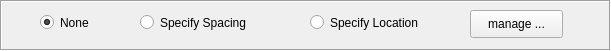
        <widget class="QFrame" name="s3SpecifyCentralization_frame">
         <property name="geometry">
          <rect>
           <x>10</x>
           <y>3</y>
           <width>611</width>
           <height>51</height>
          </rect>
         </property>
         <property name="frameShape">
          <enum>QFrame::Box</enum>
         </property>
         <property name="frameShadow">
          <enum>QFrame::Sunken</enum>
         </property>
         <widget class="QRadioButton" name="s3SpecifyLocationCentralization_radioButton">
          <property name="geometry">
           <rect>
            <x>310</x>
            <y>10</y>
            <width>145</width>
            <height>25</height>
           </rect>
          </property>
          <property name="text">
           <string>Specify Location</string>
          </property>
         </widget>
         <widget class="QRadioButton" name="s3NoneCentralization_radioButton">
          <property name="geometry">
           <rect>
            <x>40</x>
            <y>10</y>
            <width>81</width>
            <height>25</height>
           </rect>
          </property>
          <property name="text">
           <string>None</string>
          </property>
          <property name="checked">
           <bool>true</bool>
          </property>
         </widget>
         <widget class="QRadioButton" name="s3SpecifySpacingCentralization_radioButton">
          <property name="geometry">
           <rect>
            <x>140</x>
            <y>10</y>
            <width>142</width>
            <height>25</height>
           </rect>
          </property>
          <property name="text">
           <string>Specify Spacing</string>
          </property>
         </widget>
         <widget class="QPushButton" name="s3SpecifyCentralization_pushButton">
          <property name="geometry">
           <rect>
            <x>470</x>
            <y>10</y>
            <width>93</width>
            <height>28</height>
           </rect>
          </property>
          <property name="text">
           <string>manage ...</string>
          </property>
         </widget>
        </widget>
